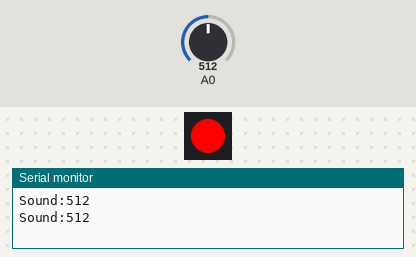
This sketch was run on a simulated Arduino Uno, built with avr-gcc and run on an emulated ATmega328P. On the bench: 1 RGB LEDs in strip order, left to right, the last lines printed to the serial monitor. The test bench sets the inputs (shaded band); at power-on: A0 = 512.

Above: at 2.9 s.
3.0 s: A0 set to 216
5.8 s: A0 set to 192
At 7.7 s:
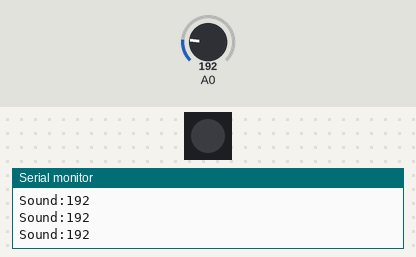
8.6 s: A0 set to 210
At 9.9 s:
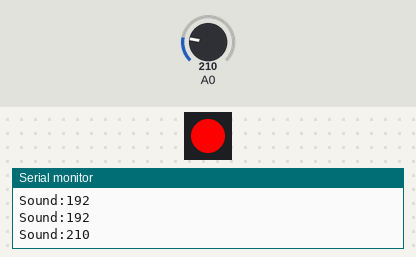
11.4 s: A0 set to 190
At 14.4 s:
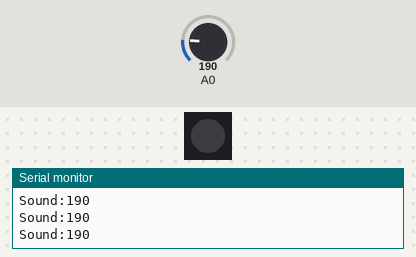
Timing chart, 0 to 15.4 s (numbered marks = the images above; inputs shaded):
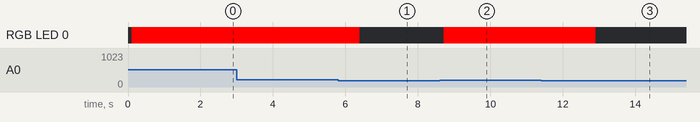

Measured:
- the behaviour switches between 201 and 200 on A0 (found by bisection; images 0 and 1)
- after the input at 5.8 s, RGB LED 0: RGB(255, 0, 0) → off after 0.60 s
- after the input at 8.6 s, RGB LED 0: off → RGB(255, 0, 0) after 0.12 s
- after the input at 11.4 s, RGB LED 0: RGB(255, 0, 0) → off after 1.5 s

The sketch:

_07_MIC_02_SoundLight.ino
```cpp
#include <Adafruit_NeoPixel.h>  //调用LED彩灯的库文件

Adafruit_NeoPixel ColorLED = Adafruit_NeoPixel(1, 6, NEO_GRB + NEO_KHZ800);
//定义彩灯引脚以及数量

int state; //定义一个整数变量state

void setup() {
  Serial.begin(9600); //设置串口波特率为9600
  pinMode(A0, INPUT); //设置MIC传感器引脚为输入状态
  ColorLED.begin(); //设置彩灯初始状态
}

void loop() {
  state = analogRead(A0); //将MIC传感器引脚的值赋给变量state
  Serial.print("Sound:"); //在串口监视器里打印文字 state：
  Serial.println(state); //在串口监视器里打印变量state的值，并换行
  delay(100); //延时100毫秒打印

  if (state > 200) { //当state的值大于200时，亮红灯
    ColorLED.setPixelColor(0, ColorLED.Color(255, 0, 0));  //设置彩灯颜色为红色
    ColorLED.show();  //显示彩灯效果
    delay(2000); //持续2秒
  } else { //否则关灯
    ColorLED.setPixelColor(0, ColorLED.Color(0, 0, 0));  //设置彩灯颜色为红色
    ColorLED.show(); //显示彩灯效果
  }

}
```
